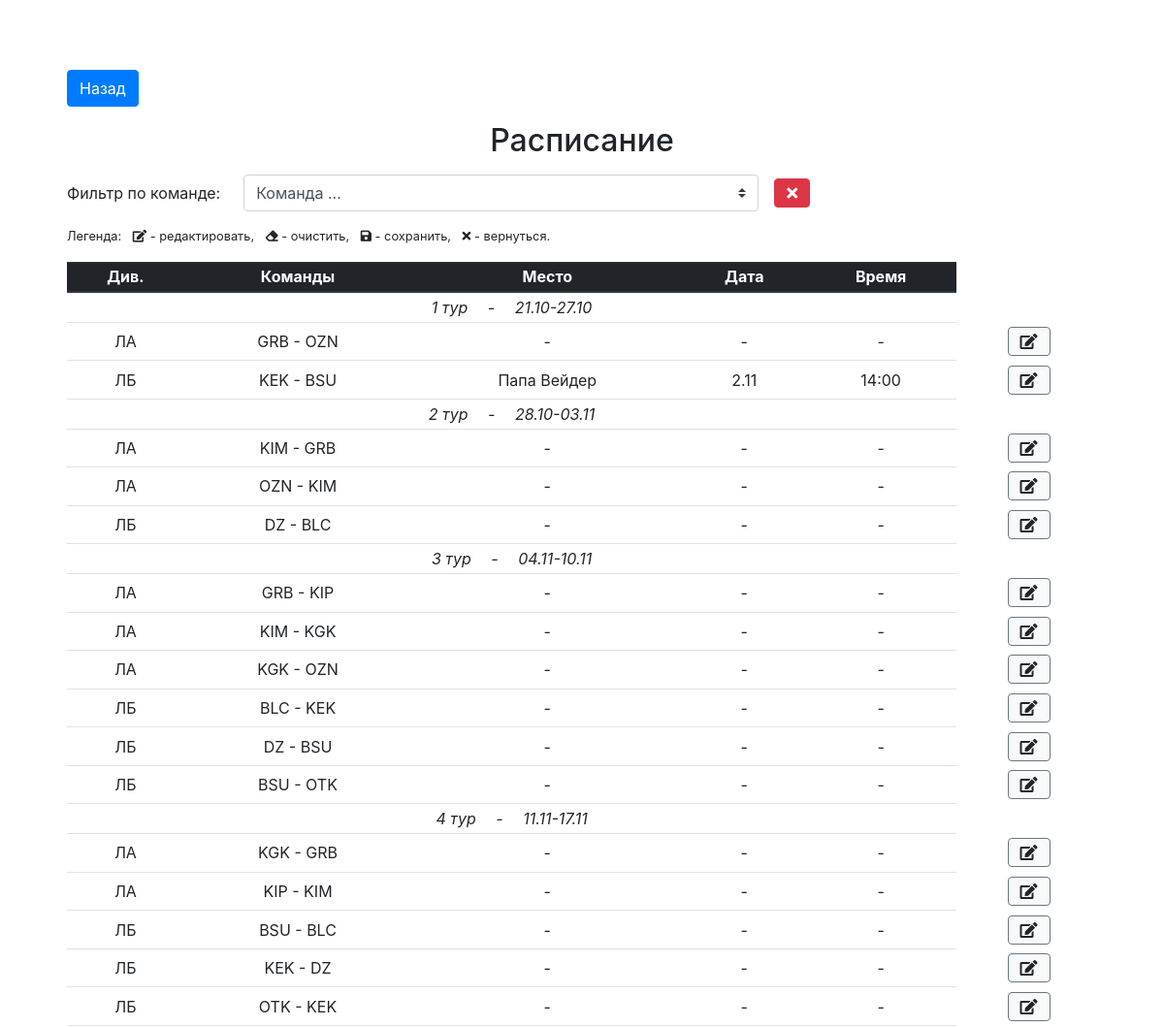
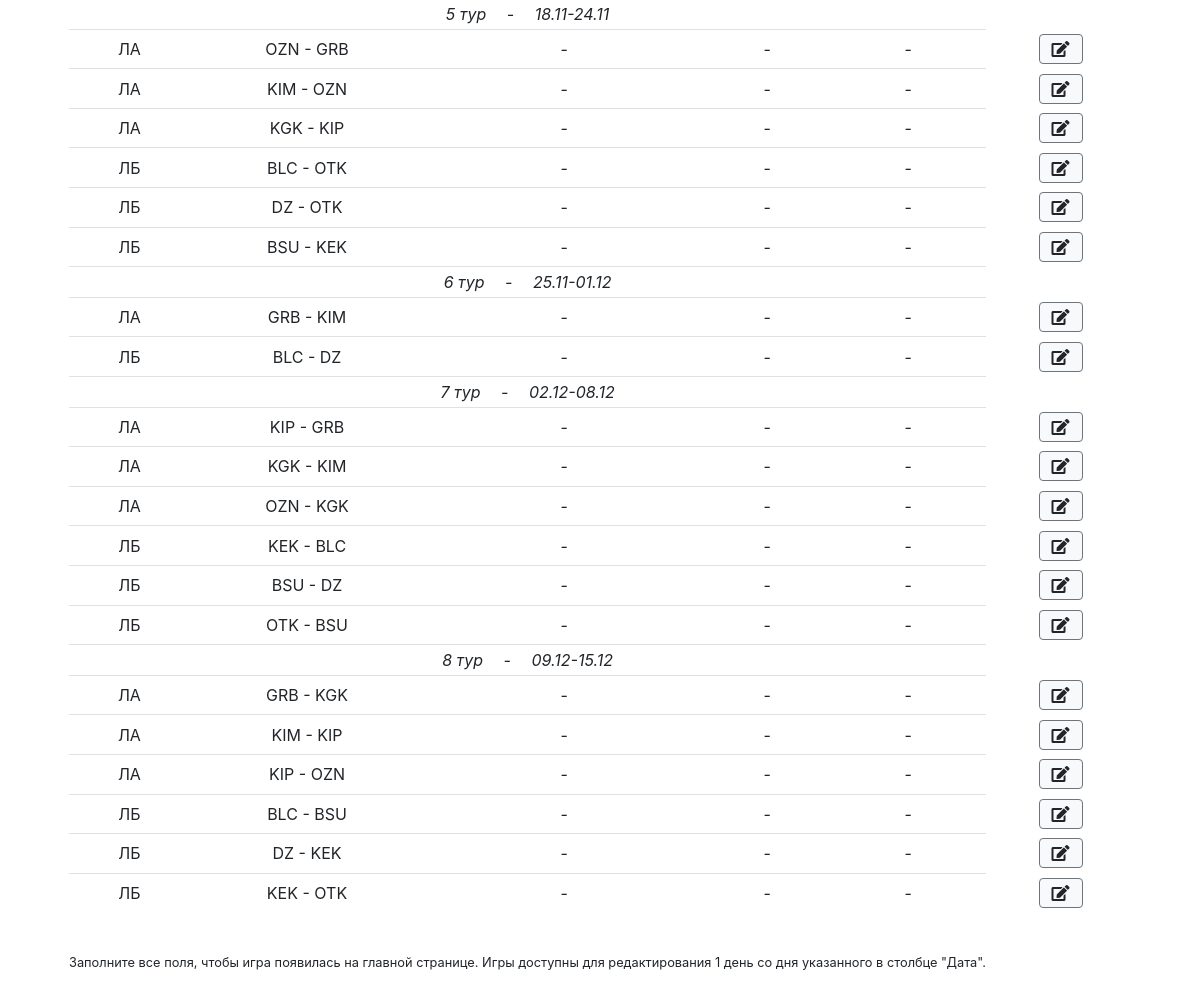
Page /schedule.php?tournament=amateur on the committed database (2 pictures, top to bottom).
### tables this page shows
CREATE TABLE schedule (id integer primary key autoincrement, season_id references seasons(season_id), tournament_id references tournaments(tournament_id), tour integer, team_id1 references teams(team_id), team_id2 references teams(team_id), date_start text, date_end text, place_id references places(place_id), date text, time text);

CREATE TABLE places (place_id integer primary key autoincrement, name text);

### inc/layout/templates/schedule_table.php (the view, shortened to what this page needs)
<div class="d-flex mt-3 align-items-center">
	<label for="teamFilter" class="col-form-label">Фильтр по команде:</label>
	<select class="custom-select w-50 ml-4" id="teamFilter" name="search">
		<option value="0">Команда ...</option>
	</select>
	<button class="btn btn-danger my-1 ml-3" id="clearTeamFilter">
	    <i class="fas fa-times"></i>
	</button>
</div>
<ul class="list-unstyled list-inline mt-3 small">
	<li class="list-inline-item">Легенда:</li>
	<li class="list-inline-item">
		<i class="fas fa-edit"></i> - редактировать,
	</li>
	<li class="list-inline-item">
		<i class="fas fa-eraser"></i> - очистить,
	</li>
	<li class="list-inline-item">
		<i class="fas fa-save"></i> - сохранить,
	</li>
	<li class="list-inline-item">
		<i class="fas fa-times"></i> - вернуться.
	</li>
</ul>
<div class="table-responsive">
  	<table class="table table-hover text-center table-sm" id="schedule">
  		<thead class="thead-dark">
  			<tr>
  				<th>Див.</th>
  				<th>Команды</th>
  				<th>Место</th>
  				<th>Дата</th>
  				<th>Время</th>
  			</tr>
  		</thead>
  		<tbody>
  			<?php if (!sizeof($schedule)): ?>
		  			</tbody>
		  		</table>
  			<?php else: ?>
		  	<?php $i = -1; $j = 1; ?>
		  	<?php foreach ($schedule as $game): ?>
		  		<?php if ($i != $game['tour']): ?>
		  			<?php $i = $game['tour']; ?>
		  			<tr>
		  				<td colspan="5" class="font-italic text-left text-md-center">
		  					<?php echo $game['tour']; ?> тур <span class="px-3">-</span> <?php echo $game['date_start']
		  					. "-" . $game['date_end']; ?>
	  					</td>
		  			</tr>
		  		<?php endif; ?>
		  		<tr>
		  			<td title="
		  				<?php
		  					switch ($game['tournament_id']) {
								case "5":
								  echo "ЛКЛ. Группа А";
		  							break;
								case "6":
		  							echo "ЛКЛ. Группа Б";
		  							break;
		  					}
		  				?>
		  			">
		  				<?php
		  					switch ($game['tournament_id']) {
		  						case "5":
		  							echo "ЛА";
		  							break;
		  						case "6":
		  							echo "ЛБ";
		  							break;
		  					}
		  				?>
	  				</td>
		  			<td><?php echo $game['team_name1']; ?> - <?php echo $game['team_name2']; ?></td>
		  			<td>
	  					<span class="schedule-place">
	  						<?php if (isset($game['place_id'])): ?>
		  						<?php foreach ($places as $place): ?>
			  						<?php if ($place['place_id'] == $game['place_id']) echo $place['name']; ?>
			  					<?php endforeach; ?>
			  				<?php else: ?>
			  					-
			  				<?php endif; ?>
  						</span>
					</td>
		  			<td>
	  					<span class="schedule-date">
	  						<?php if (isset($game['date'])): ?>
	  							<?php echo date_format(date_create($game['date']), "j.m"); ?>
  							<?php else: ?>
  								-
  							<?php endif; ?>
  						</span>
					</td>
					<td>
	  					<span class="schedule-time">
	  						<?php if (isset($game['time'])): ?>
	  							<?php echo $game['time']; ?>
  							<?php else: ?>
  								-
  							<?php endif; ?>
  						</span>
					</td>
					<td class="border-0">
						<button class="btn btn-light border-secondary ml-1" data-action="scheduleEdit" title="Редактировать">
							<i class="fas fa-edit"></i>
						</button>
					</td>
		  		</tr>
		  	<?php endforeach; ?>
		  	<?php endif; ?>
		</tbody>
	</table>
</div>

### inc/css/custom.css (style rules this page uses)
body { padding-top: 0; }
.table td, .table th { text-align: center; vertical-align: middle; font-size: 12px; }
@media (min-width: 576px) { .table td, .table th { font-size: 1rem; } }

### rows in the picture
schedule: tour "1", date_start "21.10", date_end "27.10", shows "ЛА", team_name1 "GRB", team_name2 "OZN"
schedule: shows "ЛБ", team_name1 "KEK", team_name2 "BSU", date "2.11", time "14:00"
places: name "Папа Вейдер"
schedule: tour "2", date_start "28.10", date_end "03.11", shows "ЛА", team_name1 "KIM", team_name2 "GRB"
schedule: shows "ЛА", team_name1 "OZN", team_name2 "KIM"
schedule: shows "ЛБ", team_name1 "DZ", team_name2 "BLC"
schedule: tour "3", date_start "04.11", date_end "10.11", shows "ЛА", team_name1 "GRB", team_name2 "KIP"
schedule: shows "ЛА", team_name1 "KIM", team_name2 "KGK"
schedule: shows "ЛА", team_name1 "KGK", team_name2 "OZN"
schedule: shows "ЛБ", team_name1 "BLC", team_name2 "KEK"
schedule: shows "ЛБ", team_name1 "DZ", team_name2 "BSU"
schedule: shows "ЛБ", team_name1 "BSU", team_name2 "OTK"
schedule: tour "4", date_start "11.11", date_end "17.11", shows "ЛА", team_name1 "KGK", team_name2 "GRB"
schedule: shows "ЛА", team_name1 "KIP", team_name2 "KIM"
schedule: shows "ЛБ", team_name1 "BSU", team_name2 "BLC"
schedule: shows "ЛБ", team_name1 "KEK", team_name2 "DZ"
schedule: shows "ЛБ", team_name1 "OTK", team_name2 "KEK"
schedule: tour "5", date_start "18.11", date_end "24.11", shows "ЛА", team_name1 "OZN", team_name2 "GRB"
schedule: shows "ЛА", team_name1 "KIM", team_name2 "OZN"
schedule: shows "ЛА", team_name1 "KGK", team_name2 "KIP"
schedule: shows "ЛБ", team_name1 "BLC", team_name2 "OTK"
schedule: shows "ЛБ", team_name1 "DZ", team_name2 "OTK"
schedule: shows "ЛБ", team_name1 "BSU", team_name2 "KEK"
schedule: tour "6", date_start "25.11", date_end "01.12", shows "ЛА", team_name1 "GRB", team_name2 "KIM"
schedule: shows "ЛБ", team_name1 "BLC", team_name2 "DZ"
schedule: tour "7", date_start "02.12", date_end "08.12", shows "ЛА", team_name1 "KIP", team_name2 "GRB"
schedule: shows "ЛА", team_name1 "KGK", team_name2 "KIM"
schedule: shows "ЛА", team_name1 "OZN", team_name2 "KGK"
schedule: shows "ЛБ", team_name1 "KEK", team_name2 "BLC"
schedule: shows "ЛБ", team_name1 "BSU", team_name2 "DZ"
schedule: shows "ЛБ", team_name1 "OTK", team_name2 "BSU"
schedule: tour "8", date_start "09.12", date_end "15.12", shows "ЛА", team_name1 "GRB", team_name2 "KGK"
schedule: shows "ЛА", team_name1 "KIM", team_name2 "KIP"
schedule: shows "ЛА", team_name1 "KIP", team_name2 "OZN"
schedule: shows "ЛБ", team_name1 "BLC", team_name2 "BSU"
schedule: shows "ЛБ", team_name1 "DZ", team_name2 "KEK"
schedule: shows "ЛБ", team_name1 "KEK", team_name2 "OTK"
